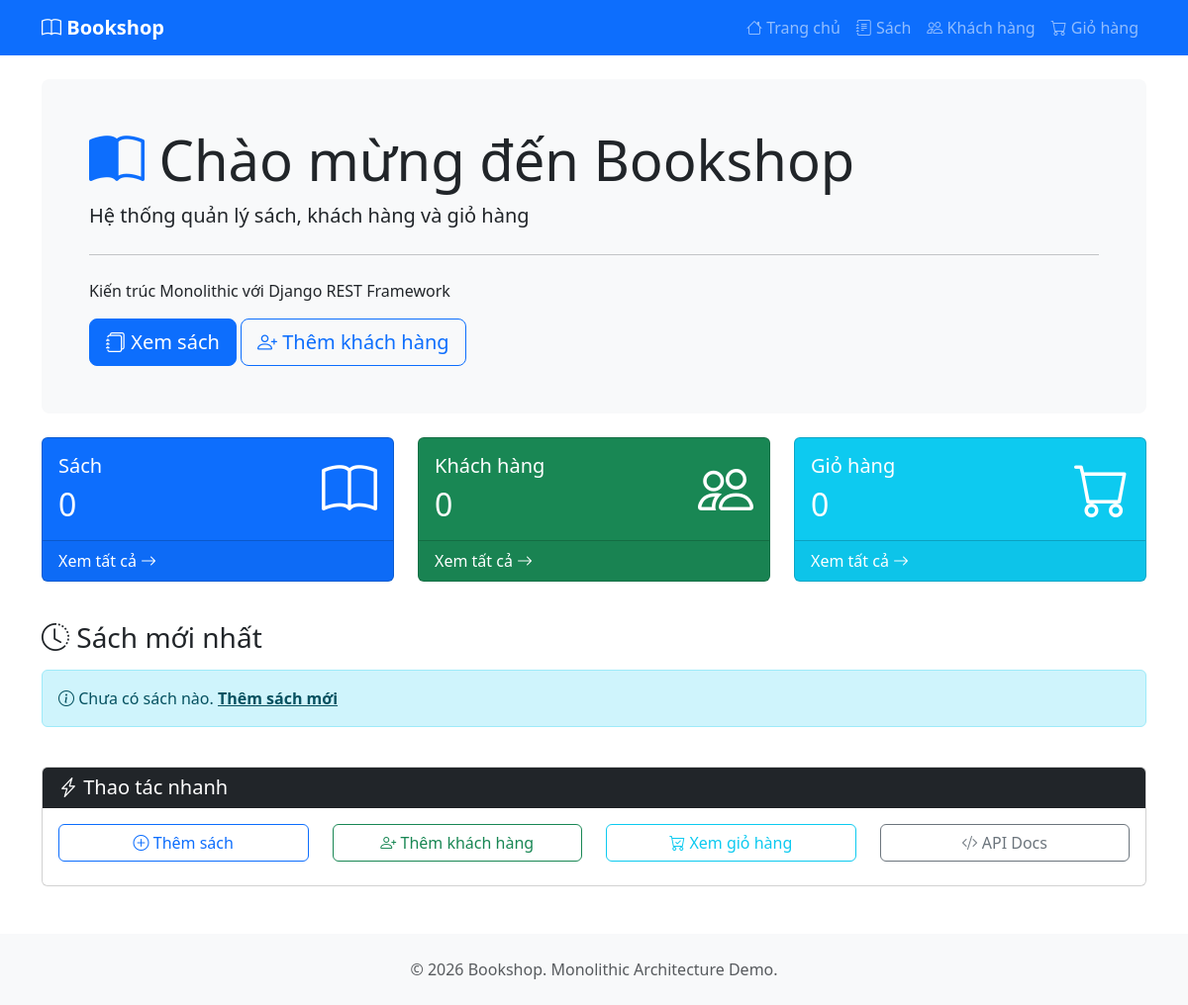
Before: / with the older database file.
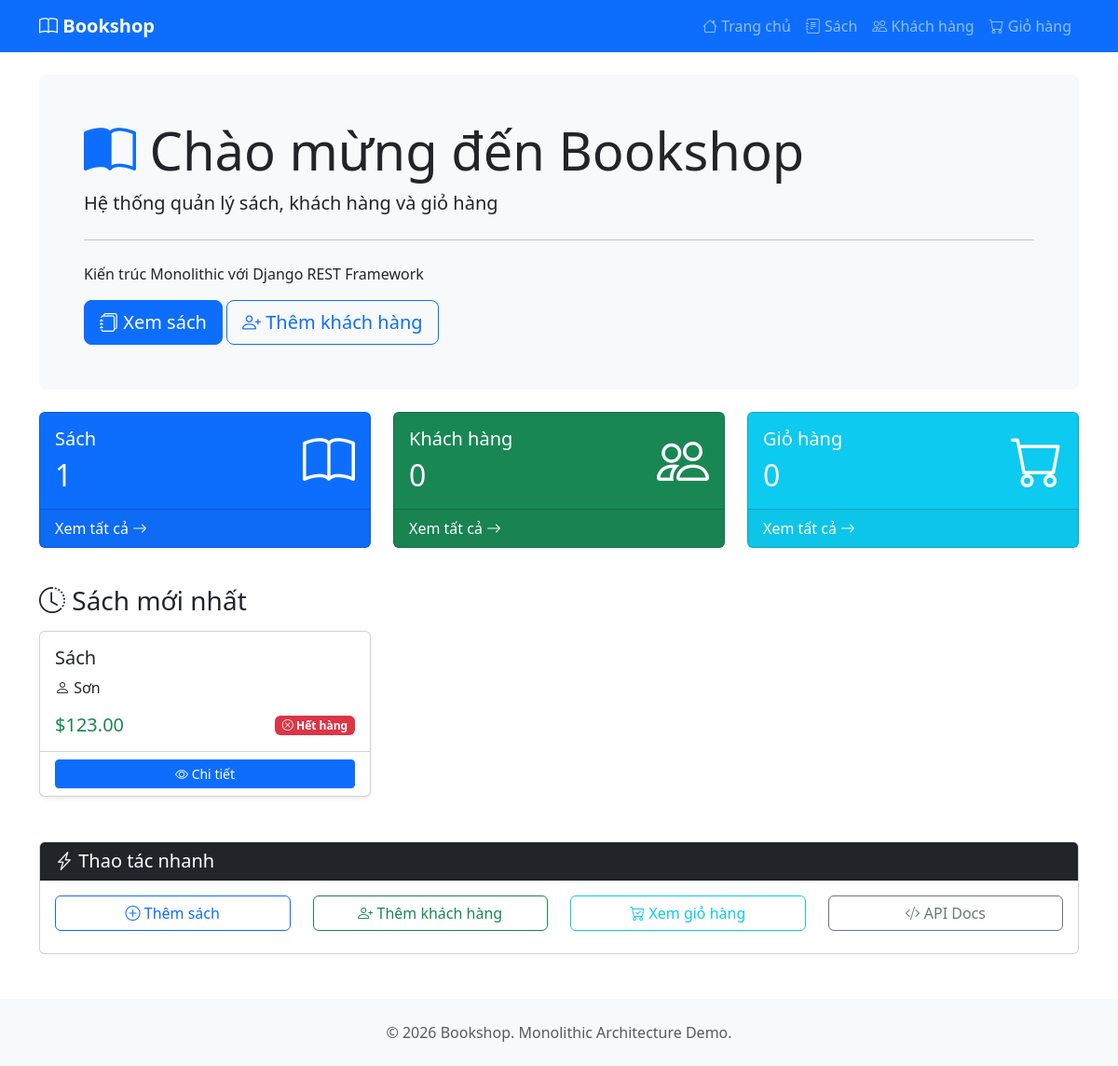
After: the same page with the newer database file.
### shop/models.py (models this page shows, shortened)
class Book(models.Model):
    id = models.CharField(max_length=100, primary_key=True, default=uuid.uuid4, editable=False)
    title = models.CharField(max_length=255)
    author = models.CharField(max_length=255)
    price = models.DecimalField(max_digits=10, decimal_places=2)
    stock = models.PositiveIntegerField(default=0)
    created_at = models.DateTimeField(auto_now_add=True)
    updated_at = models.DateTimeField(auto_now=True)
    class Meta:
        db_table = 'books'
        ordering = ['title']

### shop/web_views.py (the view)
# urls.py: path('', web_views.home, name='home'),
def home(request):
    context = {
        'book_count': Book.objects.count(),
        'customer_count': Customer.objects.count(),
        'cart_count': Cart.objects.count(),
        'recent_books': Book.objects.order_by('-created_at')[:6],
    }
    return render(request, 'home.html', context)

### shop/templates/home.html (shortened to what this page needs)
{% extends 'base.html' %}
{% block content %}
<div class="jumbotron bg-light p-5 rounded-3 mb-4">
    <h1 class="display-4">
        <i class="bi bi-book-half text-primary"></i>
        Chào mừng đến Bookshop
    </h1>
    <p class="lead">Hệ thống quản lý sách, khách hàng và giỏ hàng</p>
    <hr class="my-4">
    <p>Kiến trúc Monolithic với Django REST Framework</p>
    <a class="btn btn-primary btn-lg" href="{% url 'book_list' %}" role="button">
        <i class="bi bi-journals"></i> Xem sách
    </a>
    <a class="btn btn-outline-primary btn-lg" href="{% url 'customer_create' %}" role="button">
        <i class="bi bi-person-plus"></i> Thêm khách hàng
    </a>
</div>
<div class="row mb-4">
    <div class="col-md-4 mb-3">
        <div class="card text-white bg-primary">
            <div class="card-body">
                <div class="d-flex justify-content-between align-items-center">
                    <div>
                        <h5 class="card-title">Sách</h5>
                        <h2 class="mb-0">{{ book_count }}</h2>
                    </div>
                    <i class="bi bi-book display-4"></i>
                </div>
            </div>
            <div class="card-footer">
                <a href="{% url 'book_list' %}" class="text-white text-decoration-none">
                    Xem tất cả <i class="bi bi-arrow-right"></i>
                </a>
            </div>
        </div>
    </div>
    <div class="col-md-4 mb-3">
        <div class="card text-white bg-success">
            <div class="card-body">
                <div class="d-flex justify-content-between align-items-center">
                    <div>
                        <h5 class="card-title">Khách hàng</h5>
                        <h2 class="mb-0">{{ customer_count }}</h2>
                    </div>
                    <i class="bi bi-people display-4"></i>
                </div>
            </div>
            <div class="card-footer">
                <a href="{% url 'customer_list' %}" class="text-white text-decoration-none">
                    Xem tất cả <i class="bi bi-arrow-right"></i>
                </a>
            </div>
        </div>
    </div>
    <div class="col-md-4 mb-3">
        <div class="card text-white bg-info">
            <div class="card-body">
                <div class="d-flex justify-content-between align-items-center">
                    <div>
                        <h5 class="card-title">Giỏ hàng</h5>
                        <h2 class="mb-0">{{ cart_count }}</h2>
                    </div>
                    <i class="bi bi-cart display-4"></i>
                </div>
            </div>
            <div class="card-footer">
                <a href="{% url 'cart_list' %}" class="text-white text-decoration-none">
                    Xem tất cả <i class="bi bi-arrow-right"></i>
                </a>
            </div>
        </div>
    </div>
</div>
<div class="row">
    <div class="col-12">
        <h3 class="mb-3">
            <i class="bi bi-clock-history"></i> Sách mới nhất
        </h3>
    </div>
</div>
<div class="row">
    {% if recent_books %}
    {% for book in recent_books %}
    <div class="col-md-4 mb-4">
        <div class="card h-100 shadow-sm">
            <div class="card-body">
                <h5 class="card-title">{{ book.title }}</h5>
                <p class="card-text">
                    <i class="bi bi-person"></i> {{ book.author }}
                </p>
                <div class="d-flex justify-content-between align-items-center">
                    <span class="h5 text-success mb-0">${{ book.price }}</span>
                    {% if book.stock > 0 %}
                    <span class="badge bg-success">
                        <i class="bi bi-check-circle"></i> Còn hàng: {{ book.stock }}
                    </span>
                    {% else %}
                    <span class="badge bg-danger">
                        <i class="bi bi-x-circle"></i> Hết hàng
                    </span>
                    {% endif %}
                </div>
            </div>
            <div class="card-footer bg-transparent">
                <a href="{% url 'book_detail' book.id %}" class="btn btn-primary btn-sm w-100">
                    <i class="bi bi-eye"></i> Chi tiết
                </a>
            </div>
        </div>
    </div>
    {% endfor %}
    {% else %}
    <div class="col-12">
        <div class="alert alert-info">
            <i class="bi bi-info-circle"></i>
            Chưa có sách nào. <a href="{% url 'book_create' %}" class="alert-link">Thêm sách mới</a>
        </div>
    </div>
    {% endif %}
</div>
<div class="row mt-4">
    <div class="col-12">
        <div class="card">
            <div class="card-header bg-dark text-white">
                <h5 class="mb-0">
                    <i class="bi bi-lightning-charge"></i> Thao tác nhanh
                </h5>
            </div>
            <div class="card-body">
                <div class="row">
                    <div class="col-md-3 mb-2">
                        <a href="{% url 'book_create' %}" class="btn btn-outline-primary w-100">
                            <i class="bi bi-plus-circle"></i> Thêm sách
                        </a>
                    </div>
                    <div class="col-md-3 mb-2">
                        <a href="{% url 'customer_create' %}" class="btn btn-outline-success w-100">
                            <i class="bi bi-person-plus"></i> Thêm khách hàng
                        </a>
                    </div>
                    <div class="col-md-3 mb-2">
                        <a href="{% url 'cart_list' %}" class="btn btn-outline-info w-100">
                            <i class="bi bi-cart-check"></i> Xem giỏ hàng
                        </a>
                    </div>
                    <div class="col-md-3 mb-2">
                        <a href="/api/" class="btn btn-outline-secondary w-100" target="_blank">
                            <i class="bi bi-code-slash"></i> API Docs
                        </a>
                    </div>
                </div>
            </div>
        </div>
    </div>
</div>
{% endblock %}

### shop/templates/base.html (shortened to what this page needs)
<!DOCTYPE html>
<html lang="vi">
<head>
    <link href="https://cdn.jsdelivr.net/npm/bootstrap@5.3.0/dist/css/bootstrap.min.css" rel="stylesheet">
    <link href="https://cdn.jsdelivr.net/npm/bootstrap-icons@1.10.0/font/bootstrap-icons.css" rel="stylesheet">
</head>
<body>
    <nav class="navbar navbar-expand-lg navbar-dark bg-primary fixed-top">
        <div class="container">
            <a class="navbar-brand" href="{% url 'home' %}">
                <i class="bi bi-book"></i> Bookshop
            </a>
            <div class="collapse navbar-collapse" id="navbarNav">
                <ul class="navbar-nav ms-auto">
                    <li class="nav-item">
                        <a class="nav-link" href="{% url 'home' %}">
                            <i class="bi bi-house"></i> Trang chủ
                        </a>
                    </li>
                    <li class="nav-item">
                        <a class="nav-link" href="{% url 'book_list' %}">
                            <i class="bi bi-journal-text"></i> Sách
                        </a>
                    </li>
                    <li class="nav-item">
                        <a class="nav-link" href="{% url 'customer_list' %}">
                            <i class="bi bi-people"></i> Khách hàng
                        </a>
                    </li>
                    <li class="nav-item">
                        <a class="nav-link" href="{% url 'cart_list' %}">
                            <i class="bi bi-cart"></i> Giỏ hàng
                        </a>
                    </li>
                </ul>
            </div>
        </div>
    </nav>
    <main class="container my-4">
        {% block content %}{% endblock %}
    </main>
    <footer class="bg-light text-center text-muted py-4 mt-5">
        <div class="container">
            <p class="mb-0">&copy; 2026 Bookshop. Monolithic Architecture Demo.</p>
        </div>
    </footer>
</body>
</html>

### shop/templates/base.html (style rules this page uses)
body { padding-top: 56px; }
.navbar-brand { font-weight: bold; }
.card { transition: transform 0.2s; }

Changed rows visible on the page:
added Book: title "Sách", author "Sơn", price "123.00", stock 0 (drawn)
Other visible differences:
{{ book_count }}: "0" → "1"
text no longer shown: "Chưa có sách nào. Thêm sách mới"
